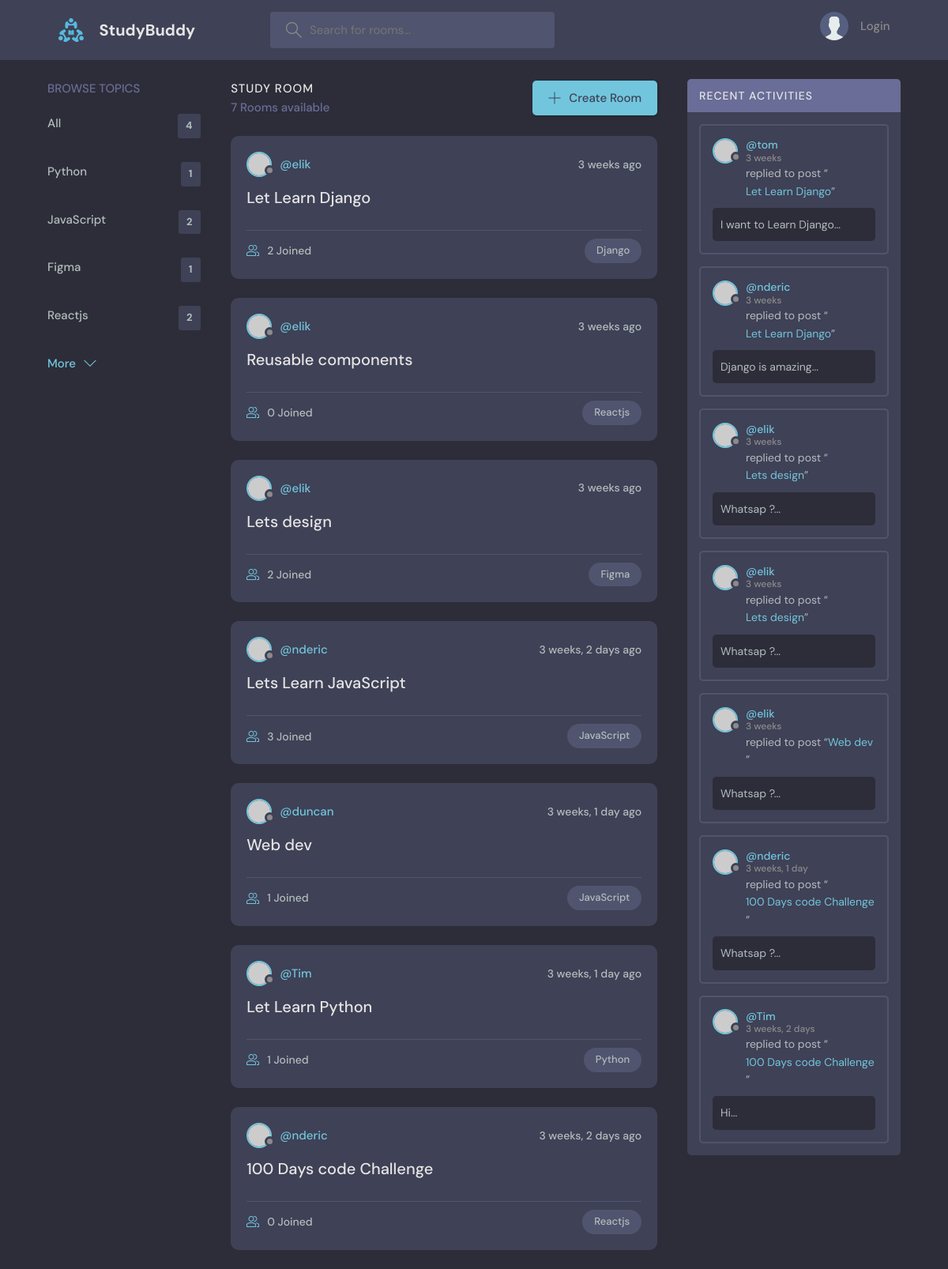
The page / on the database its author committed.
### base/models.py (models this page shows, shortened)
class Topic(models.Model):
    name = models.CharField(max_length=200)

class Room(models.Model):
    host = models.ForeignKey(User, on_delete=models.SET_NULL, null=True)
    topic = models.ForeignKey(Topic, on_delete=models.SET_NULL, null=True)
    name = models.CharField(max_length=200)
    description = models.TextField(null=True, blank=True)
    participants = models.ManyToManyField(
        User, related_name='participants', blank=True)
    updated = models.DateTimeField(auto_now=True)
    created = models.DateTimeField(auto_now_add=True)
    class Meta:
        ordering = ['-updated', '-created']
    def __str__(self):
        return self.name

class Message(models.Model):
    user = models.ForeignKey(User, on_delete=models.CASCADE)
    room = models.ForeignKey(Room, on_delete=models.CASCADE)
    body = models.TextField()
    updated = models.DateTimeField(auto_now=True)
    created = models.DateTimeField(auto_now_add=True)
    def __str__(self):
        return self.body[0:50]

### base/views.py (the view)
# urls.py: path('', views.home, name="home"),
def home(request):
    q = request.GET.get('q') if request.GET.get('q') != None else ''
    rooms = Room.objects.filter(
        Q(topic__name__icontains=q) |
        Q(host__username__icontains=q) |
        Q(name__icontains=q) |
        Q(description__icontains=q)
    )
    room_count = rooms.count()
    topics = Topic.objects.all()[0:4]
    room_messages = Message.objects.filter(
        Q(room__topic__name__icontains=q)).order_by('-created')
    context = {'rooms': rooms, 'topics': topics,
               'room_count': room_count, 'room_messages': room_messages}
    return render(request, 'base/home.html', context)

### base/templates/base/home.html (shortened to what this page needs)
{% extends 'main.html' %} {% block content %}
<main class="layout layout--3">
  <div class="container">
    {% include 'base/topics_component.html' %}
    <div class="roomList">
      <div class="roomList__header">
        <div>
          <h2>Study Room</h2>
          <p>{{room_count}} Rooms available</p>
        </div>
        <a class="btn btn--main" href="{% url 'create-room' %}">
          <svg
            version="1.1"
            xmlns="http://www.w3.org/2000/svg"
            width="32"
            height="32"
            viewBox="0 0 32 32"
          >
            <title>add</title>
            <path
              d="M16.943 0.943h-1.885v14.115h-14.115v1.885h14.115v14.115h1.885v-14.115h14.115v-1.885h-14.115v-14.115z"
            ></path>
          </svg>
          Create Room
        </a>
      </div>
      {% include 'base/feeds_component.html' %}
    </div>
    {% include 'base/activity_component.html' %}
  </div>
</main>
{% endblock content %}

### base/templates/base/topics_component.html
<div class="topics">
  <div class="topics__header">
    <h2>Browse Topics</h2>
  </div>
  <ul class="topics__list">
    <li>
      <a href="{% url 'home' %}">All <span>{{topics.count}}</span></a>
    </li>
    {% for topic in topics %}
    <li>
      <a href="{% url 'home' %}?q={{topic.name}}"
        >{{ topic.name }} <span>{{topic.room_set.all.count}}</span></a
      >
    </li>
    {% endfor %}
  </ul>
  <a class="btn btn--link" href="{% url 'topics' %}">
    More
    <svg
      version="1.1"
      xmlns="http://www.w3.org/2000/svg"
      width="32"
      height="32"
      viewBox="0 0 32 32"
    >
      <title>chevron-down</title>
      <path d="M16 21l-13-13h-3l16 16 16-16h-3l-13 13z"></path>
    </svg>
  </a>
</div>

### base/templates/base/feeds_component.html (shortened to what this page needs)
{% for room in rooms %}
<div class="roomListRoom">
  <div class="roomListRoom__header">
    <a
      href="{% url 'user-profile' room.host.id %}"
      class="roomListRoom__author"
    >
      <div class="avatar avatar--small">
        <img src="https://randomuser.me/api/portraits/women/11.jpg" />
      </div>
      <span>@{{ room.host.username }}</span>
    </a>
    <div class="roomListRoom__actions">
      <span>{{room.created|timesince}} ago</span>
    </div>
  </div>
  <div class="roomListRoom__content">
    <a href="{% url 'room' room.id %}">{{ room.name }}</a>
  </div>
  <div class="roomListRoom__meta">
    <a href="{% url 'room' room.id %}" class="roomListRoom__joined">
      {{room.participants.all.count}} Joined
    </a>
    <p class="roomListRoom__topic">{{ room.topic.name }}</p>
  </div>
</div>
{% endfor %}

### base/templates/base/activity_component.html (shortened to what this page needs)
<div class="activities">
  <div class="activities__header">
    <h2>Recent Activities</h2>
  </div>
  {% for message in room_messages %}
  <div class="activities__box">
    <div class="activities__boxHeader roomListRoom__header">
      <a
        href="{% url 'user-profile' message.user.id %}"
        class="roomListRoom__author"
      >
        <div class="avatar avatar--small">
          <img src="https://randomuser.me/api/portraits/women/11.jpg" />
        </div>
        <p>
          @{{message.user.username}}
          <span>{{message.created|timesince}}</span>
        </p>
      </a>
    </div>
    <div class="activities__boxContent">
      <p>
        replied to post “<a href="{% url 'room' message.room.id %}"
          >{{message.room}}</a
        >”
      </p>
      <div class="activities__boxRoomContent">{{message}}...</div>
    </div>
  </div>
  {% endfor %}
</div>

### rows shown on the page
Topic: name "Python", room_set.all.count "1"
Topic: name "JavaScript", room_set.all.count "2"
Topic: name "Figma", room_set.all.count "1"
Topic: name "Reactjs", room_set.all.count "2"
Room: host.username "elik", created "3 weeks", name "Let Learn Django", participants.all.count "2", topic.name "Django"
Room: host.username "elik", created "3 weeks", name "Reusable components", participants.all.count "0", topic.name "Reactjs"
Room: host.username "elik", created "3 weeks", name "Lets design", participants.all.count "2", topic.name "Figma"
Room: host.username "nderic", created "3 weeks, 2 days", name "Lets Learn JavaScript", participants.all.count "3", topic.name "JavaScript"
Room: host.username "duncan", created "3 weeks, 1 day", name "Web dev", participants.all.count "1", topic.name "JavaScript"
Room: host.username "Tim", created "3 weeks, 1 day", name "Let Learn Python", participants.all.count "1", topic.name "Python"
Room: host.username "nderic", created "3 weeks, 2 days", name "100 Days code Challenge", participants.all.count "0", topic.name "Reactjs"
Message: user.username "tom", created "3 weeks", room "Let Learn Django", body "I want to Learn Django"
Message: user.username "nderic", created "3 weeks", room "Let Learn Django", body "Django is amazing"
Message: user.username "elik", created "3 weeks", room "Lets design", body "Whatsap ?"
Message: user.username "elik", created "3 weeks", room "Lets design", body "Whatsap ?"
Message: user.username "elik", created "3 weeks", room "Web dev", body "Whatsap ?"
Message: user.username "nderic", created "3 weeks, 1 day", room "100 Days code Challenge", body "Whatsap ?"
Message: user.username "Tim", created "3 weeks, 2 days", room "100 Days code Challenge", body "Hi"

### other values the page prints
{{ topics.count }} "4"
{{ room_count }} "7"
